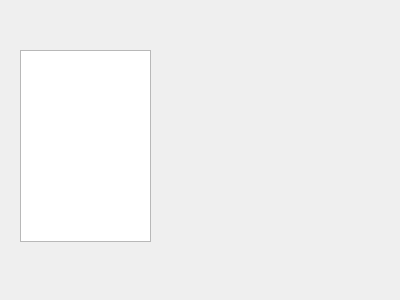
<?xml version="1.0" encoding="UTF-8"?>
<ui version="4.0">
 <class>FormTamanho</class>
 <widget class="QWidget" name="FormTamanho">
  <property name="geometry">
   <rect>
    <x>0</x>
    <y>0</y>
    <width>400</width>
    <height>300</height>
   </rect>
  </property>
  <property name="windowTitle">
   <string>Form</string>
  </property>
  <widget class="QTableWidget" name="tableWidget">
   <property name="geometry">
    <rect>
     <x>20</x>
     <y>50</y>
     <width>131</width>
     <height>192</height>
    </rect>
   </property>
  </widget>
 </widget>
 <resources/>
 <connections/>
</ui>
